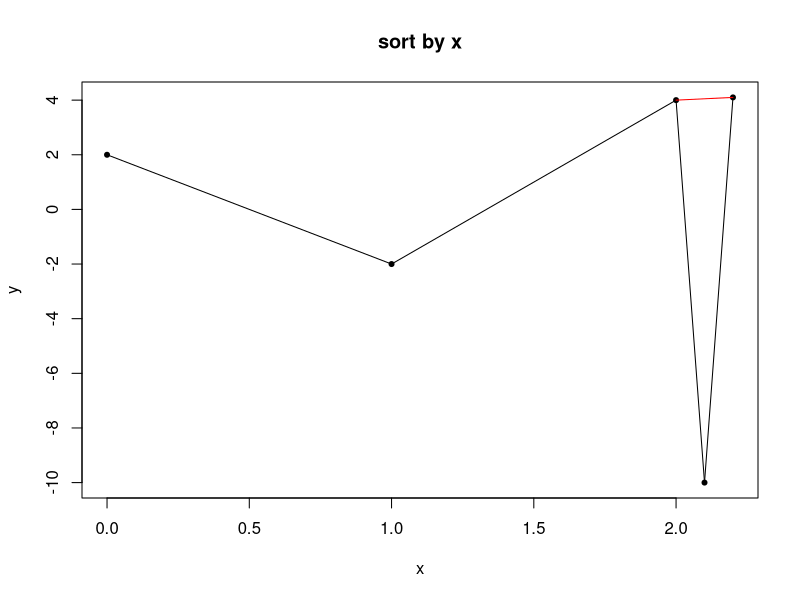
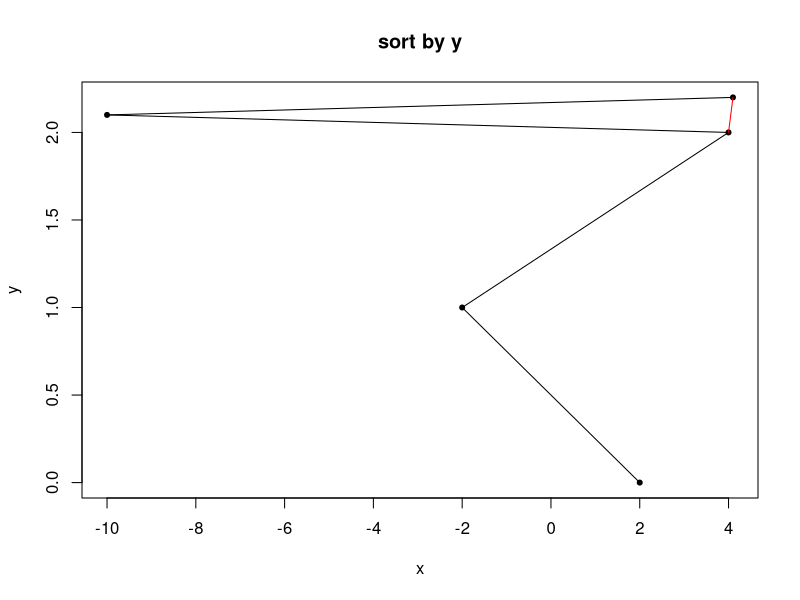

Generate these figures, in order, with R:
x<-c(0,1,2,2.1,2.2)
y<-c(2,-2,4,-10,4.1)
plot(x,y,pch=20,main="sort by x")
for (i in 1:4) {
  vx<-c(x[i],x[i+1])
  vy<-c(y[i],y[i+1])
  lines(vx,vy)
}
vx<-c(x[3],x[5])
vy<-c(y[3],y[5])
lines(vx,vy,col="red")

y<-c(0,1,2,2.1,2.2)
x<-c(2,-2,4,-10,4.1)
plot(x,y,pch=20,main="sort by y")
for (i in 1:4) {
  vx<-c(x[i],x[i+1])
  vy<-c(y[i],y[i+1])
  lines(vx,vy)
}
vx<-c(x[3],x[5])
vy<-c(y[3],y[5])
lines(vx,vy,col="red")